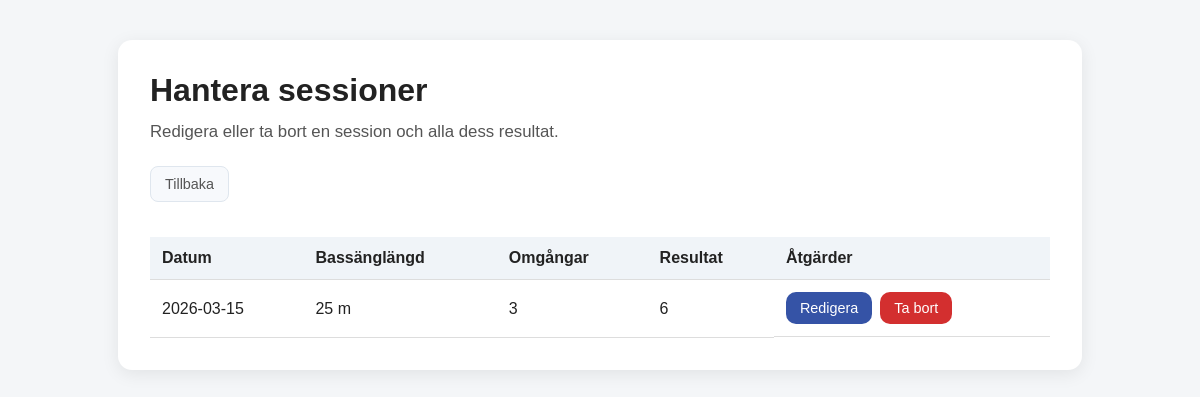
The page /manage-sessions (signed in) on the database as committed earlier.
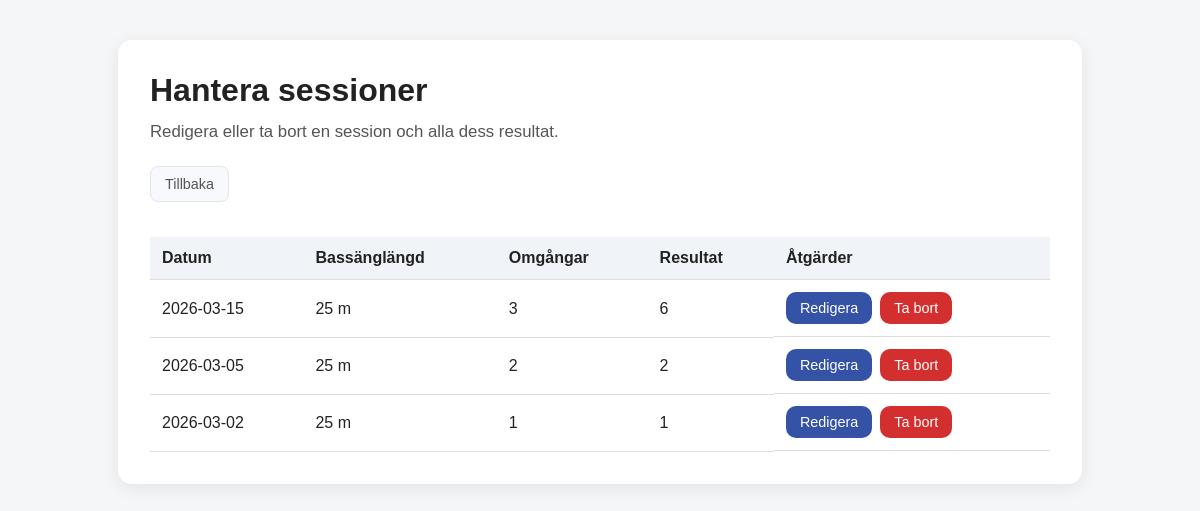
The same page on the database as committed later.
### models.py (models this page shows, shortened)
class KlockanSession(db.Model):
    id = db.Column(db.Integer, primary_key=True)
    date = db.Column(db.String(20), nullable=False)
    pool_length = db.Column(db.String(20), nullable=False)
    max_rounds = db.Column(db.Integer, nullable=False)
    results = db.relationship("KlockanResult", backref="session", lazy=True, cascade="all, delete-orphan")

### app.py (the view)
@app.route("/manage-sessions")
@login_required
def manage_sessions():
    sessions = KlockanSession.query.order_by(KlockanSession.date.desc()).all()
    message = session.pop("manage_session_message", "")
    return render_template("manage_sessions.html", sessions=sessions, message=message)

### app.py (called while the page is built)
@login_manager.user_loader
def load_user(user_id):
    return User.query.get(int(user_id))

@app.context_processor
def inject_labels():
    return {
        "stroke_labels": STROKE_LABELS,
        "pool_length_labels": POOL_LENGTH_LABELS,
    }

### templates/manage_sessions.html (shortened to what this page needs)
<!DOCTYPE html>
<html lang="sv">
<head>
    <link rel="stylesheet" href="{{ url_for('static', filename='style.css') }}">
</head>
<body>
    <div class="container">
        <h1>Hantera sessioner</h1>
        <p class="page-subtitle">Redigera eller ta bort en session och alla dess resultat.</p>
        <a href="{{ url_for('manage_hub') }}" class="back-box">Tillbaka</a>
        {% if sessions %}
            <div class="table-wrapper">
            <table>
                <thead>
                    <tr>
                        <th>Datum</th>
                        <th>Bassänglängd</th>
                        <th>Omgångar</th>
                        <th>Resultat</th>
                        <th>Åtgärder</th>
                    </tr>
                </thead>
                <tbody>
                    {% for s in sessions %}
                        <tr>
                            <td>{{ s.date }}</td>
                            <td>{{ pool_length_labels.get(s.pool_length, s.pool_length) }}</td>
                            <td>{{ s.max_rounds }}</td>
                            <td>{{ s.results | length }}</td>
                            <td class="action-buttons">
                                <a class="edit-button" href="{{ url_for('edit_session', session_id=s.id) }}">Redigera</a>
                                <a class="deactivate-button button-link" href="{{ url_for('confirm_delete_session', session_id=s.id) }}">Ta bort</a>
                            </td>
                        </tr>
                    {% endfor %}
                </tbody>
            </table>
            </div>
        {% else %}
            <p>Inga sessioner hittades. <a href="{{ url_for('add_klockan_session') }}">Lägg till en session</a> först.</p>
        {% endif %}
    </div>
</body>
</html>

### static/style.css (style rules this page uses)
body { font-family: Arial, sans-serif; background: #f4f6f8; color: #222; margin: 0; padding: 0; -webkit-text-size-adjust: 100%; text-size-adjust: 100%; overflow-y: scroll; }
.container { max-width: 1000px; margin: 40px auto; background: white; padding: 30px; border-radius: 10px; box-shadow: 0 2px 10px rgba(0, 0, 0, 0.08); }
h1, h2 { margin-top: 0; }
.back-box { display: inline-block; padding: 9px 14px; border: 1px solid #dfe6ee; border-radius: 8px; text-decoration: none; color: #555; background: #f7f9fc; font-size: 0.9rem; margin-bottom: 20px; }
table { width: 100%; border-collapse: collapse; margin-top: 15px; }
th, td { padding: 12px; border-bottom: 1px solid #ddd; text-align: left; }
th { background: #f0f4f8; }
.container { max-width: 900px; margin: 40px auto; background: white; padding: 32px; border-radius: 14px; box-shadow: 0 4px 18px rgba(0, 0, 0, 0.08); }
.page-subtitle { margin-top: -8px; margin-bottom: 24px; color: #555; font-size: 1.05rem; }
.action-buttons { display: flex; gap: 8px; align-items: center; }
.button-link { display: inline-block; padding: 8px 14px; font-size: 0.9rem; border-radius: 10px; text-decoration: none; cursor: pointer; }
.edit-button { display: inline-block; padding: 8px 14px; font-size: 0.9rem; border-radius: 10px; text-decoration: none; background: #3553a6; color: white; }
.deactivate-button { background: #d32f2f; color: white; padding: 8px 14px; font-size: 0.9rem; }

Rows that differ between the two databases and show on the page:
added KlockanSession: date "2026-03-05", get "25 m", max_rounds "2", results|length "2"
added KlockanSession: date "2026-03-02", get "25 m", max_rounds "1", results|length "1"
